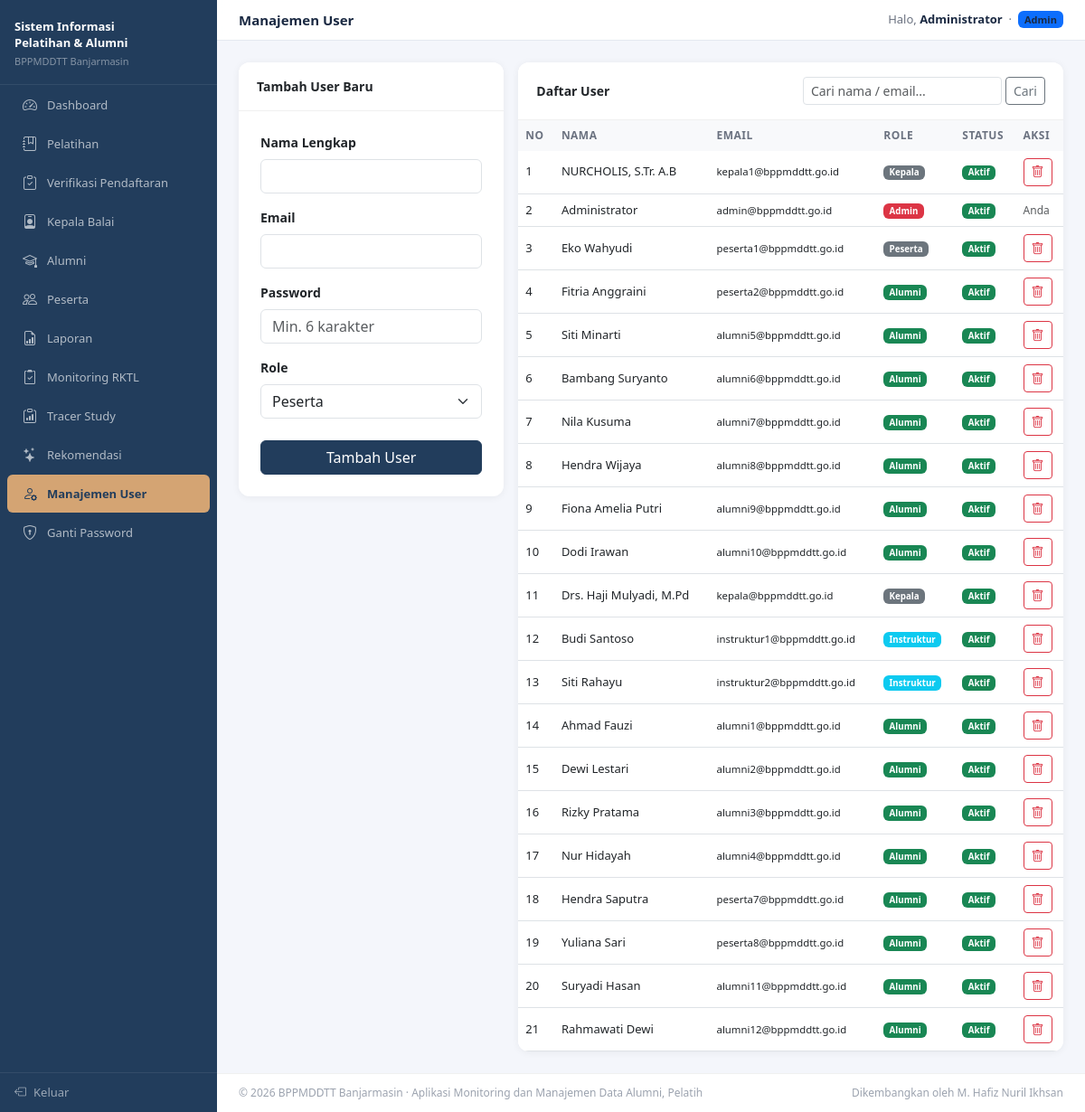
Page /login/admin/user.php (signed in) on the committed database.
### tables this page shows
CREATE TABLE `users` (
  `id` int(10) UNSIGNED NOT NULL,
  `name` varchar(100) NOT NULL,
  `email` varchar(150) NOT NULL,
  `password` varchar(255) NOT NULL,
  `role` enum('admin','instruktur','peserta','alumni','kepala') NOT NULL DEFAULT 'peserta',
  `is_active` tinyint(1) NOT NULL DEFAULT 1,
  `created_at` timestamp NOT NULL DEFAULT current_timestamp(),
  `updated_at` timestamp NOT NULL DEFAULT current_timestamp() ON UPDATE current_timestamp()
);

### login/admin/user.php (the view, shortened to what this page needs)
<?php
include 'header.php';
$search = isset($_GET['q']) ? mysqli_real_escape_string($koneksi, $_GET['q']) : '';
$where  = $search ? "WHERE name LIKE '%$search%' OR email LIKE '%$search%'" : '';
$users  = mysqli_query($koneksi, "SELECT * FROM users $where ORDER BY created_at DESC");
?>
<div class="row g-3">
  <div class="col-lg-4">
    <div class="card">
      <div class="card-header">Tambah User Baru</div>
      <div class="card-body p-4">
        <form method="POST">
          <div class="mb-3">
            <label class="form-label fw-semibold">Nama Lengkap</label>
            <input type="text" name="name" class="form-control" value="<?= htmlspecialchars($_POST['name'] ?? '') ?>" required>
          </div>
          <div class="mb-3">
            <label class="form-label fw-semibold">Email</label>
            <input type="email" name="email" class="form-control" value="<?= htmlspecialchars($_POST['email'] ?? '') ?>" required>
          </div>
          <div class="mb-3">
            <label class="form-label fw-semibold">Password</label>
            <input type="password" name="password" class="form-control" placeholder="Min. 6 karakter">
          </div>
          <div class="mb-4">
            <label class="form-label fw-semibold">Role</label>
            <select name="role" class="form-select">
              <option value="peserta">Peserta</option>
            </select>
          </div>
          <button type="submit" name="tambah" class="btn btn-primary w-100">Tambah User</button>
        </form>
      </div>
    </div>
  </div>
  <div class="col-lg-8">
    <div class="card">
      <div class="card-header d-flex justify-content-between align-items-center flex-wrap gap-2">
        <span>Daftar User</span>
        <form class="d-flex" method="GET">
          <input type="search" name="q" class="form-control form-control-sm" placeholder="Cari nama / email..." value="<?= htmlspecialchars($search) ?>">
          <button class="btn btn-sm btn-outline-secondary ms-1">Cari</button>
        </form>
      </div>
      <div class="table-responsive">
        <table class="table table-hover mb-0">
          <thead><tr><th>No</th><th>Nama</th><th>Email</th><th>Role</th><th>Status</th><th>Aksi</th></tr></thead>
          <tbody>
          <?php $no = 1; while ($row = mysqli_fetch_assoc($users)): ?>
            <tr>
              <td><?= $no++ ?></td>
              <td><?= htmlspecialchars($row['name']) ?></td>
              <td><small><?= htmlspecialchars($row['email']) ?></small></td>
              <td>
                <?php $rc=['admin'=>'danger','instruktur'=>'info','alumni'=>'success','peserta'=>'secondary']; ?>
                <span class="badge bg-<?= $rc[$row['role']] ?? 'secondary' ?>"><?= ucfirst($row['role']) ?></span>
              </td>
              <td>
                <a href="user.php?toggle=<?= $row['id'] ?>" class="badge <?= $row['is_active'] ? 'bg-success' : 'bg-secondary' ?> text-decoration-none">
                  <?= $row['is_active'] ? 'Aktif' : 'Nonaktif' ?>
                </a>
              </td>
              <td>
                <?php if (isset($_SESSION['id_login']) && $row['id'] != $_SESSION['id_login']): ?>
                  <a href="user.php?hapus=<?= $row['id'] ?>" class="btn btn-sm btn-outline-danger"
                     onclick="return konfirmasiHapus('user.php?hapus=<?= $row['id'] ?>', '<?= htmlspecialchars($row['name']) ?>')"><i class="bi bi-trash"></i></a>
                <?php else: ?>
                  <span class="text-muted" style="font-size:12px">Anda</span>
                <?php endif; ?>
              </td>
            </tr>
          <?php endwhile; ?>
          </tbody>
        </table>
      </div>
    </div>
  </div>
</div>
<?php include 'footer.php'; ?>

### login/assets/css/global.css (style rules this page uses)
.table-responsive { border-radius: 0 0 12px 12px; }
.table td, .table th { white-space: nowrap; }
body { background: transparent; }
.card { background: rgba(255, 255, 255, 0.95) !important; backdrop-filter: blur(4px); }

### login/admin/header.php (style rules this page uses)
:root { --sidebar-w: 240px; --sidebar-bg: #223D5C; --sidebar-hover: #2D4F7A; --accent: #D4A473; --primary: #223D5C; --primary-dark: #1A2D48; --gold: #D4A473; --teal: #4F9DB5; }
body { background: #f4f6fb; font-size: 14px; }
.card { border: none; border-radius: 12px; box-shadow: 0 1px 8px rgba(0,0,0,.06); }
.card-header { background: #fff; border-bottom: 1px solid #f0f0f0; font-weight: 600; font-size: 14px; border-radius: 12px 12px 0 0 !important; padding: 16px 20px; }
.table thead th { background: #f8f9fb; font-size: 12px; font-weight: 600; text-transform: uppercase; letter-spacing: .04em; color: #6b7280; border-bottom: none; }
.table td { vertical-align: middle; font-size: 13px; }
.btn-primary { background-color: var(--primary); border-color: var(--primary); }

### rows in the picture
users: name "NURCHOLIS, S.Tr. A.B", email "kepala1@bppmddtt.go.id", role "Kepala", is_active "Aktif"
users: name "Administrator", email "admin@bppmddtt.go.id", role "Admin", is_active "Aktif", shows "Anda"
users: name "Eko Wahyudi", email "peserta1@bppmddtt.go.id", role "Peserta", is_active "Aktif"
users: name "Fitria Anggraini", email "peserta2@bppmddtt.go.id", role "Alumni", is_active "Aktif"
users: name "Siti Minarti", email "alumni5@bppmddtt.go.id", role "Alumni", is_active "Aktif"
users: name "Bambang Suryanto", email "alumni6@bppmddtt.go.id", role "Alumni", is_active "Aktif"
users: name "Nila Kusuma", email "alumni7@bppmddtt.go.id", role "Alumni", is_active "Aktif"
users: name "Hendra Wijaya", email "alumni8@bppmddtt.go.id", role "Alumni", is_active "Aktif"
users: name "Fiona Amelia Putri", email "alumni9@bppmddtt.go.id", role "Alumni", is_active "Aktif"
users: name "Dodi Irawan", email "alumni10@bppmddtt.go.id", role "Alumni", is_active "Aktif"
users: name "Drs. Haji Mulyadi, M.Pd", email "kepala@bppmddtt.go.id", role "Kepala", is_active "Aktif"
users: name "Budi Santoso", email "instruktur1@bppmddtt.go.id", role "Instruktur", is_active "Aktif"
users: name "Siti Rahayu", email "instruktur2@bppmddtt.go.id", role "Instruktur", is_active "Aktif"
users: name "Ahmad Fauzi", email "alumni1@bppmddtt.go.id", role "Alumni", is_active "Aktif"
users: name "Dewi Lestari", email "alumni2@bppmddtt.go.id", role "Alumni", is_active "Aktif"
users: name "Rizky Pratama", email "alumni3@bppmddtt.go.id", role "Alumni", is_active "Aktif"
users: name "Nur Hidayah", email "alumni4@bppmddtt.go.id", role "Alumni", is_active "Aktif"
users: name "Hendra Saputra", email "peserta7@bppmddtt.go.id", role "Alumni", is_active "Aktif"
users: name "Yuliana Sari", email "peserta8@bppmddtt.go.id", role "Alumni", is_active "Aktif"
users: name "Suryadi Hasan", email "alumni11@bppmddtt.go.id", role "Alumni", is_active "Aktif"
users: name "Rahmawati Dewi", email "alumni12@bppmddtt.go.id", role "Alumni", is_active "Aktif"

### other values in the picture
$page_title "Manajemen User"
$_SESSION['nama'] "Administrator"
